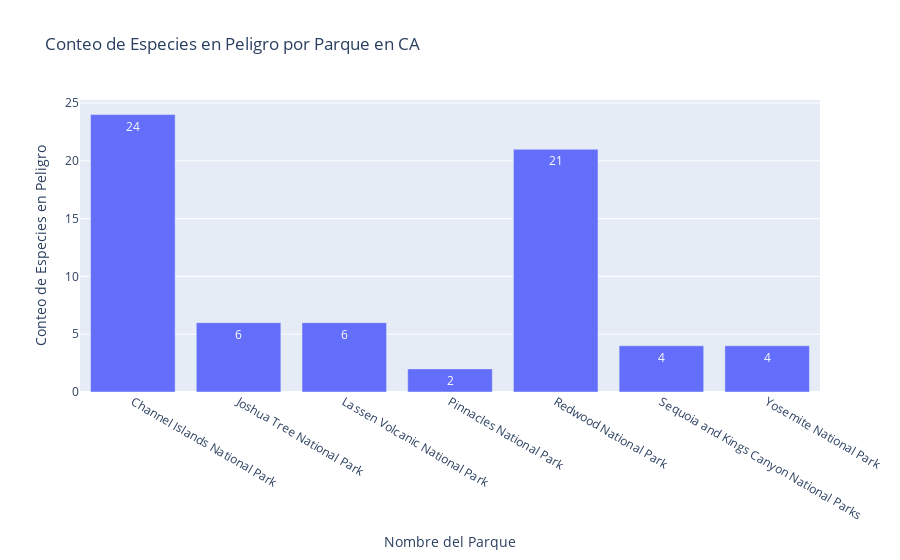

Notebook code cell kept with this figure:
### Code cell
# Crear un gráfico de barras para el DataFrame resultante
fig = px.bar(
    df,
    x='Park_Name',
    y='Endangered_Species_Count',
    title=f'Conteo de Especies en Peligro por Parque en {state_selected}',
    labels={'Park_Name': 'Nombre del Parque', 'Endangered_Species_Count': 'Conteo de Especies en Peligro'},
    text='Endangered_Species_Count'
)

# Mejorar la visualización
fig.update_layout(xaxis_title='Nombre del Parque', yaxis_title='Conteo de Especies en Peligro')

# Mostrar el gráfico
fig.show()

### Figure 1 — Plotly figure (JSON) as saved in the notebook; plotly's stock layout.template omitted (floating-point values rounded to 4 significant figures)
{"data": [{"alignmentgroup": "True", "hovertemplate": "Nombre del Parque=%{x}<br>Conteo de Especies en Peligro=%{text}<extra></extra>", "legendgroup": "", "marker": {"color": "#636efa", "pattern": {"shape": ""}}, "name": "", "offsetgroup": "", "orientation": "v", "showlegend": false, "text": [24, 6, 6, 2, 21, 4, 4], "textposition": "auto", "type": "bar", "x": ["Channel Islands National Park", "Joshua Tree National Park", "Lassen Volcanic National Park", "Pinnacles National Park", "Redwood National Park", "Sequoia and Kings Canyon National Parks", "Yosemite National Park"], "xaxis": "x", "y": [24, 6, 6, 2, 21, 4, 4], "yaxis": "y"}], "layout": {"autosize": true, "barmode": "relative", "legend": {"tracegroupgap": 0}, "title": {"text": "Conteo de Especies en Peligro por Parque en CA"}, "xaxis": {"anchor": "y", "autorange": true, "domain": [0, 1], "range": [-0.5, 6.5], "title": {"text": "Nombre del Parque"}, "type": "category"}, "yaxis": {"anchor": "x", "autorange": true, "domain": [0, 1], "range": [0, 25.26], "title": {"text": "Conteo de Especies en Peligro"}, "type": "linear"}}}
